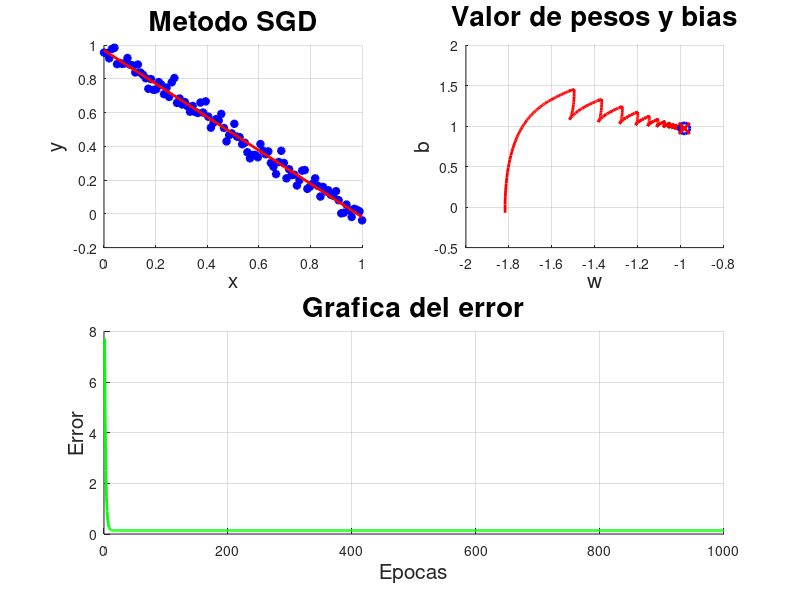

Reproduce this figure in MATLAB.
% Ian Mu;oz Nu;ez - Adaline
% Desarrollar un código en el que un Adaline sea capaz de aproximar una
% función generada con datos aleatorios utilizando dos tipos de métodos,
% el SGD (Stochastic Gradient Descent) y BDG (Batch Gradient Descent)
% para comparar su funcionamiento
%%%%%%%%%%%%%
%%%% SGD %%%%
%%%%%%%%%%%%%
% Realiza un ajuste de pesos y bias con cada uno de los patrones de
% entrada, al hacer esto, se ajusta en pocas epocas, pero con muchos
% patrones de entrada se vuelve lento y tarda más tiempo en terminar
% el entrenamiento y alcanzar un ajuste óptimo.
%%%%%%%%%%%%%
%%%% BGD %%%%
%%%%%%%%%%%%%
% Este método realiza el ajuste de pesos y bias utilizando todos los
% patrones de entrada, debido a esto, el ajuste optimo tarda más
% epocas en ser alcanzado, pero al haber muchos patrones de entrada
% no afecta mucho al tiempo de entrenamiento ni a los recursos
% computacionales

close all
clear
clc

xl = -0.02; % Limite inferior para generar salidas deseadas aleatorias
xu = 0.02; % Limite superior para generar salidas deseadas aleatorias
n = 100; % Numero de patrones de entrada y salidas deseadas

x = linspace(0,1,n); % Patrones de entrada
d = (1-x) + (xl+(xu-xl)*randn(1,n)); % Salida deseada
eta = 1e-1; % Factor de aprendizaje
epocas = 1000; % Numero de iteraciones

p = size(x,2); % Numero de patrones de entrada
t = 0:0.1:1; % Arreglo de valores para el hiperplano separador
w = -2+(2+2)*rand(); % Peso sinaptico aleatorio entre -2 y 2
b = -2+(2+2)*rand(); % Bias aleatorio entre -2 y 2

pw = []; % Arreglo para guardar el valor de los pesos sinapticos
pb = []; % Arreglo para guardar el valor del bias

for epoca= 1:epocas
    for i= 1:p
        pw = [pw, w]; % Se guarda el valor del peso en el arreglo
        pb = [pb, b]; % Se guarda el valor del bias en el arreglo

        y = w'*x(i) + b; % Interaccion de la entrada con los pesos y el bias

        e = d(i) - y; % Error entre la salida deseada y la obtenida
        w = w + eta*e*x(i); % Ajuste de pesos sinapticos
        b = b + eta*e; % Ajuste del valor del bias

        %% Animacion
        % px = [0,-b/w];
        % py = [b,0];
        % m = (py(2)-py(1))/(px(2)-px(1));
        % f = m*(t-px(1)) + py(1);
        % cla
        % hold on
        % grid on
        % title(epoca, 'FontSize', 20)
        % xlabel('x', 'FontSize', 15)
        % ylabel('y', 'FontSize', 15)
        % plot(x, d, 'b*', 'LineWidth', 2)
        % plot(t, f, 'r-', 'LineWidth', 2)
        % drawnow
    end

    J(epoca) = sum((d'-(x'*w+b)).^2); %  Se guarda el error del Adaline
end

px = [0,-b/w]; % Posiciones en 'x' para los puntos que definen al hiperplano
py = [b,0]; % Posiciones en 'y' para los puntos que definen al hiperplano
m = (py(2)-py(1))/(px(2)-px(1)); % Pendiente del hiperplano
f = m*(t-px(1)) + py(1); % Funcion del hiperplano

figure(1)

subplot(2,2,1) % Grafica de los patrones de entrada, salida deseada y el hiperplano
hold on
grid on
title("Metodo SGD", 'FontSize', 20)
xlabel('x', 'FontSize', 15)
ylabel('y', 'FontSize', 15)
plot(x, d, 'b*', 'LineWidth', 2) % Patrones de entrada y salida deseada
plot(t, f, 'r-', 'LineWidth', 2) % Hiperplano separador

subplot(2,2,2) % Grafica de los valores de pesos sinapticos y bias
hold on
grid on
title("Valor de pesos y bias", 'FontSize', 20)
xlabel('w', 'FontSize', 15)
ylabel('b', 'FontSize', 15)
plot(pw, pb, 'r-', 'LineWidth', 2) % Posiciones de los valores de pesos sinapticos y bias
% Posicion final de los pesos sinapticos y bias
plot(pw(end), pb(end), 'bo', 'MarkerSize', 8, 'LineWidth', 2)
plot(pw(end), pb(end), 'rx', 'MarkerSize', 8, 'LineWidth', 2)

subplot(2,2,3:4) % Grafica del error del Adaline
hold on
grid on
title("Grafica del error", 'FontSize', 20)
xlabel('Epocas', 'FontSize', 15)
ylabel('Error', 'FontSize', 15)
plot(J, 'g-', 'LineWidth', 2) % Error del Adaline

